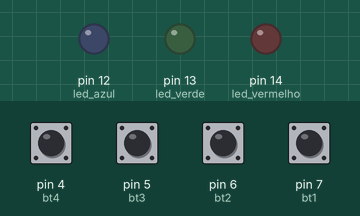
Bench run of a sketch on a simulated Arduino Uno, built with avr-gcc and run on an emulated ATmega328P. Parts: output pins drawn as LEDs (lit = HIGH). The inputs (shaded band) are chosen by the test bench; at power-on: pin 4 (bt4), pin 5 (bt3), pin 6 (bt2), pin 7 (bt1) HIGH.

Above: at 1.2 s.
1.3 s: pin 4 (bt4) pulled LOW for 0.15 s
At 1.37 s:
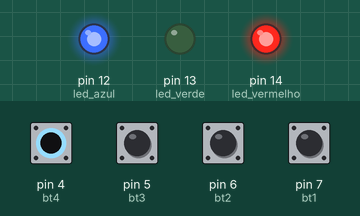
2.9 s: pin 5 (bt3) pulled LOW for 0.15 s
At 2.97 s:
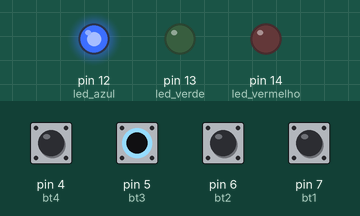
4.5 s: pin 6 (bt2) pulled LOW for 0.15 s
At 4.57 s:
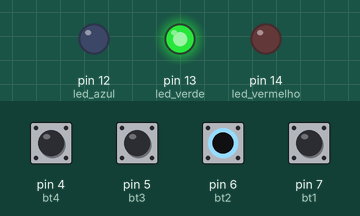
6.1 s: pin 7 (bt1) pulled LOW for 0.15 s
At 6.17 s:
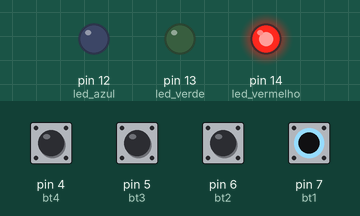
Timing chart, 0 to 8.7 s (numbered marks = the images above; inputs shaded):
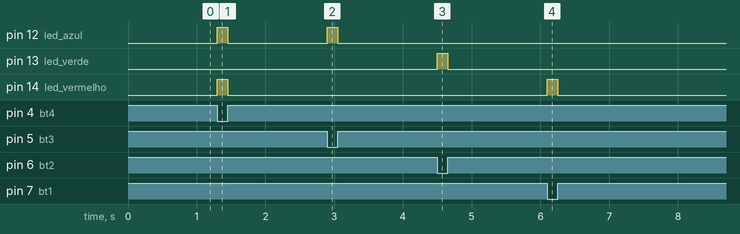

The sketch:

botoes_acendem_leds.ino
```cpp
/*
    Autor(a): Diana Santos - Franzininho
    Data: 08/08/23
    Título: Exemplo 4 - Pressione e Brilhe: Explorando Interação com Botões e LEDs
    Descrição: Neste exemplo, vamos criar um painel onde ao pressionar irá acender conforme:
    b1 = led vermelho
    b2 = led verde
    b3 = led azul
    b4 = led na cor roxa
*/

const int led_vermelho = 14; // Pino do LED vermelho
const int led_verde = 13;    // Pino do LED verde
const int led_azul = 12;     // Pino do LED azul
const int bt1 = 7;          // Pino do botão 1
const int bt2 = 6;          // Pino do botão 2
const int bt3 = 5;          // Pino do botão 3
const int bt4 = 4;          // Pino do botão 4

void setup() {
  pinMode(led_vermelho, OUTPUT);
  pinMode(led_verde, OUTPUT);
  pinMode(led_azul, OUTPUT);
  pinMode(bt1, INPUT_PULLUP);
  pinMode(bt2, INPUT_PULLUP);
  pinMode(bt3, INPUT_PULLUP);
  pinMode(bt4, INPUT_PULLUP);
}

void loop() {
  // Verificar o estado de cada botão e acionar os LEDs correspondentes

  if (digitalRead(bt1) == LOW) {
    digitalWrite(led_vermelho, HIGH);
    digitalWrite(led_verde, LOW);
    digitalWrite(led_azul, LOW);
  } else if (digitalRead(bt2) == LOW) {
    digitalWrite(led_vermelho, LOW);
    digitalWrite(led_verde, HIGH);
    digitalWrite(led_azul, LOW);
  } else if (digitalRead(bt3) == LOW) {
    digitalWrite(led_vermelho, LOW);
    digitalWrite(led_verde, LOW);
    digitalWrite(led_azul, HIGH);
  } else if (digitalRead(bt4) == LOW) {
    // Aciona o LED roxo (vermelho + azul) quando o botão 4 é pressionado
    digitalWrite(led_vermelho, HIGH);
    digitalWrite(led_verde, LOW);
    digitalWrite(led_azul, HIGH);
  } else {
    // Se nenhum botão for pressionado, desliga todos os LEDs
    digitalWrite(led_vermelho, LOW);
    digitalWrite(led_verde, LOW);
    digitalWrite(led_azul, LOW);
  }
}
```

Measured:
- after the input at 1.3 s, pin 12 (led_azul), pin 14 (led_vermelho): LOW → HIGH at once, → LOW 0.15 s later
- after the input at 2.9 s, pin 12 (led_azul): LOW → HIGH at once, → LOW 0.15 s later
- after the input at 4.5 s, pin 13 (led_verde): LOW → HIGH at once, → LOW 0.15 s later
- after the input at 6.1 s, pin 14 (led_vermelho): LOW → HIGH at once, → LOW 0.15 s later
